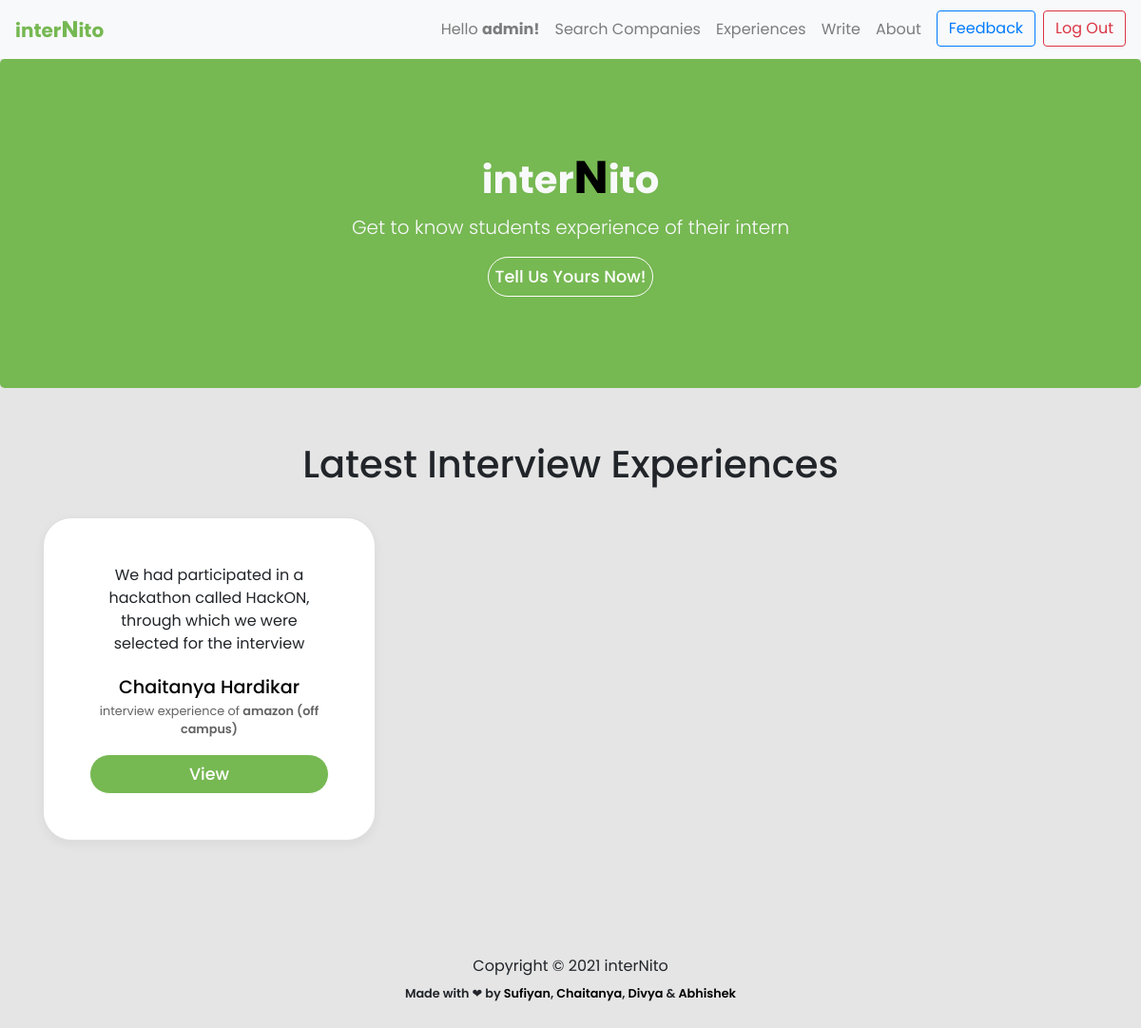
Screenshot of / (signed in) with the database file from the repository.
### experience/models.py (models this page shows, shortened)
class Experience(models.Model):
    user = models.ForeignKey(User, on_delete = models.CASCADE)
    name = models.CharField(max_length=80)
    branch = models.CharField(max_length=255,blank=True)
    cgpa_cutoff = models.FloatField(blank=True)
    resume = models.TextField(blank=True)
    batch = models.CharField(max_length=255, blank=True)
    company = models.CharField(max_length=255,blank=False)
    summary = models.TextField(blank=False)
    period = models.CharField(max_length=255,blank=False)
    ot_summary = models.TextField(blank = True)
    ot_question1 = models.TextField(blank = True, null = True)
    ot_question1_link = models.TextField(blank = True, null = True, default = 'NONE')
    ot_question2 = models.TextField(blank = True, null = True)
    ot_question2_link = models.TextField(blank = True, null = True)
    ot_question3 = models.TextField(blank = True, null = True)
    ot_question3_link = models.TextField(blank = True, null = True)
    ot_question4 = models.TextField(blank = True, null = True)
    ot_question4_link = models.TextField(blank = True, null = True)
    round1_details = models.TextField(blank = True, null = True)
    round2_details = models.TextField(blank = True, null = True)
    round3_details = models.TextField(blank = True, null = True)
    final_summary = models.TextField(blank = True, null = True)

### experience/views.py (the view)
# urls.py: path('', views.home,name='home'),
@login_required()
def home(request):
    responses = Experience.objects.all().order_by('-id')[:3]
    return render(request, 'home.html', {'responses': responses})

### templates/home.html (shortened to what this page needs)
{% extends 'base.html' %} {% load static %} {% block content %}
<link rel="stylesheet" href="{% static 'css/experience.css' %}" />
<main role="main">
  <section class="jumbotron text-center bg-lime">
    <div class="container text-light">
      <h1>
        <strong>inter<big style="color: black">N</big>ito</strong>
      </h1>
      <p class="mt-2 lead text-light">
        Get to know students experience of their intern
      </p>
      <a class="btn view-btn" href="{% url 'write'%}"> Tell Us Yours Now! </a>
    </div>
  </section>
  {% if request.user.is_staff %}
  <div class="album py-5 bg-lime-invert">
    <div class="container">
      <h1 class="mb-4">
        <div class="head p-2" style="text-align: center">
          Latest Interview Experiences
        </div>
      </h1>
      <div class="row">
        {% for response in responses %}
        <div class="col-md-4">
          <div class="card mb-4 box-shadow">
            <div class="card-body p-5 summary-parent">
              <p
                class="card-text summary summary-text"
                style="height: 10ch; text-overflow: ellipsis; overflow: hidden"
              >
                {{response.summary }}
              </p>
              <p class="card-text name">
                <a href="{% url 'profile' response.user.username %}"
                  >{{response.name}}</a
                >
              </p>
              <p class="card-text company capitalize">
                interview experience of <strong>{{response.company}}</strong>
              </p>
              <a
                href="{% url  'post' response.pk %}"
                type="button"
                class="
                  btn btn-sm btn-outline-secondary
                  view-btn
                  w-100
                  text-center
                "
              >
                View
              </a>
            </div>
          </div>
        </div>
        {% endfor %}
      </div>
    </div>
  </div>
  {% endif %}
</main>
{% endblock content %}

### templates/base.html (shortened to what this page needs)
{% load static %}
<!DOCTYPE html>
<html lang="en">
  <head>
    <link href="{% static 'css/bootstrap.min.css' %}" rel="stylesheet" />
    <link href="{% static 'css/album.css' %}" rel="stylesheet" />
  </head>
  <nav class="navbar navbar-expand-lg navbar-light bg-light sticky-top">
    <a
    style="color: #76b852"
      class="logoAnchor navbar-brand" href="{% url 'home' %}"
      ><strong>inter<big>N</big>ito</strong></a>
    <div class="collapse navbar-collapse" id="navbarSupportedContent">
      <ul class="navbar-nav ml-auto">
        {% if request.user.is_authenticated %}
        <li class="nav-item">
          <a class="nav-link" href="{% url 'profile' request.user.username %}"
            >Hello <strong>{{ request.user.first_name }}!</strong></a>
        </li>
        {% endif %}
        {% if request.user.is_staff %}
        <li class="nav-item">
          <a class="nav-link" href="{% url 'company' %}">Search Companies</a>
        </li>
        <li class="nav-item">
          <a class="nav-link" href="{% url 'experience' %}">Experiences</a>
        </li>
        {% endif %}
        <li class="nav-item">
          <a class="nav-link" href="{% url 'write' %}">Write</a>
        </li>
        <li class="nav-item">
          <a class="nav-link" href="{% url 'about' %}">About</a>
        </li>
        {% if request.user.is_authenticated %}
        <li class="nav-item">
          <a class="ml-2 btn btn-outline-primary" href="{% url 'feedback' %}"
            >Feedback</a
          >
        </li>
        <li class="nav-item">
          <a class="ml-2 btn btn-outline-danger" href="{% url 'logout' %}"
            >Log Out</a
          >
        </li>
        {% endif %}
      </ul>
    </div>
  </nav>
  <body>
    {% block content %} {% endblock content %}
    <footer>
      <div class="container" style="text-align: center">
        <p>
          Copyright © 2021 interNito
        </p>
        <small style="font-weight: 550">Made with &#x2764; by
          <a target="_blank" href="https://www.linkedin.com/in/sufiyan-ansari-nitw/">
            Sufiyan</a>,
          <a target="_blank" href="https://www.linkedin.com/in/chaitanya-hardikar-0ab4821a7/">
            Chaitanya</a>,
          <a target="_blank" href="https://www.linkedin.com/in/divya-soni14/">
            Divya</a>
          &
          <a target="_blank" href="https://www.linkedin.com/in/abhishek-upadhayayula-a541ba1b8/">
            Abhishek</a></small>
      </div>
    </footer>
  </body>
</html>

### static/css/album.css (style rules this page uses)
main { font-family: "Poppins", sans-serif !important; }
:root { --jumbotron-padding-y: 3rem; }
.jumbotron { padding-top: var(--jumbotron-padding-y); padding-bottom: var(--jumbotron-padding-y); margin-bottom: 0; background-color: #76b852; }
@media (min-width: 768px) { .jumbotron { padding-top: calc(var(--jumbotron-padding-y) * 2); padding-bottom: calc(var(--jumbotron-padding-y) * 2); } }
.jumbotron .container { max-width: 40rem; }
footer { padding-top: 3rem; padding-bottom: 3rem; }
footer p { margin-bottom: 0.25rem; }
.box-shadow { box-shadow: 0 0.25rem 0.75rem rgba(0, 0, 0, 0.05); }

### static/css/experience.css (style rules this page uses)
* { font-family: "Poppins", sans-serif; }
body { background-color: #e5e5e5; }
.card { background-color: white; border-radius: 30px; }
.card-text { text-align: center; }
.name { font-weight: 500; margin-bottom: 0px; font-size: 1.2rem; }
.company { font-size: 0.8rem; text-transform: lowercase; color: rgb(99, 99, 99); }
.company strong { font-weight: 600; }
.view-btn { padding: 7px; font-weight: 500; font-size: 1.1rem; color: #76b852; background-color: white; border-radius: 45px; border: 1px solid #76b852; }

### templates/base.html (style rules this page uses)
.logoAnchor:hover, .logoAnchor { text-decoration: none; color: #76b852; }
a, a:focus { text-decoration: none; color: black; }

### templates/home.html (style rules this page uses)
.card { background-color: white; border-radius: 30px; }
.card-text { text-align: center; }
.name { font-weight: 500; margin-bottom: 0px; font-size: 1.2rem; }
.company { font-size: 0.8rem; text-transform: lowercase; color: rgb(99, 99, 99); }
.company strong { font-weight: 600; }
.view-btn { font-weight: 500; font-size: 1.1rem; color: white; background-color: #76b852; border-radius: 45px; border: 1px solid white; }

### rows the page displays
Experience: summary "We had participated in a hackathon called HackON, through which we were selected for the interview…", name "Chaitanya Hardikar", company "amazon (off campus)"

### other values shown
{{ request.user.first_name }} "admin"
